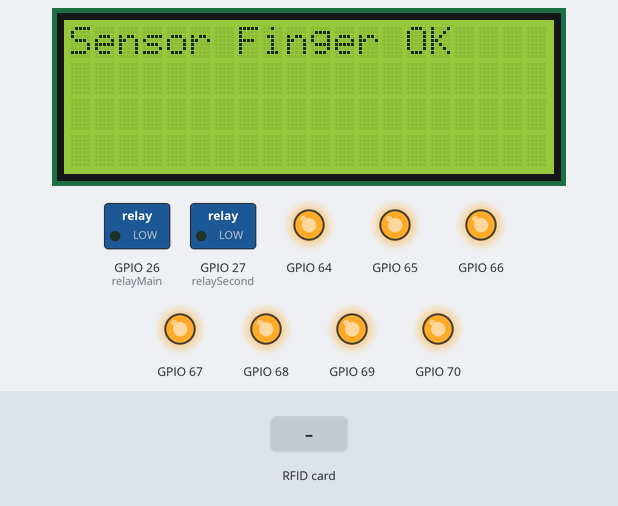
Simulated run of this sketch. Board: ESP32. Shown: 20×4 character LCD, switched loads named in the sketch (green lamp = pin HIGH), output pins drawn as LEDs (lit = HIGH). The inputs (shaded band) are chosen by the test bench.

Above: at 1.2 s.
At 5.8 s:
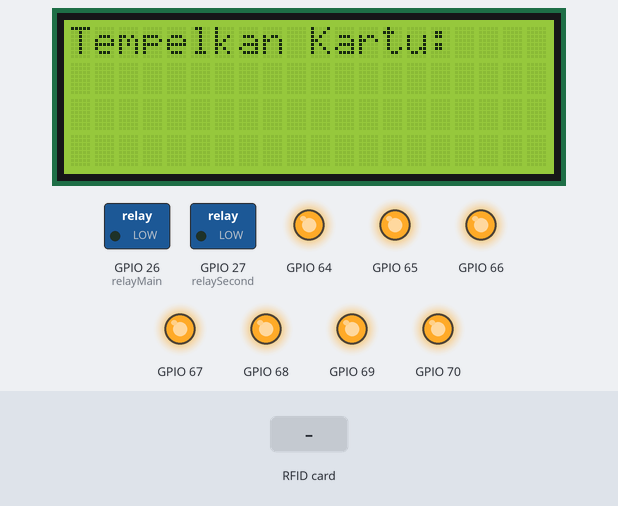
5.9 s: RFID card 12 34 56 78 held to the reader
At 7.3 s:
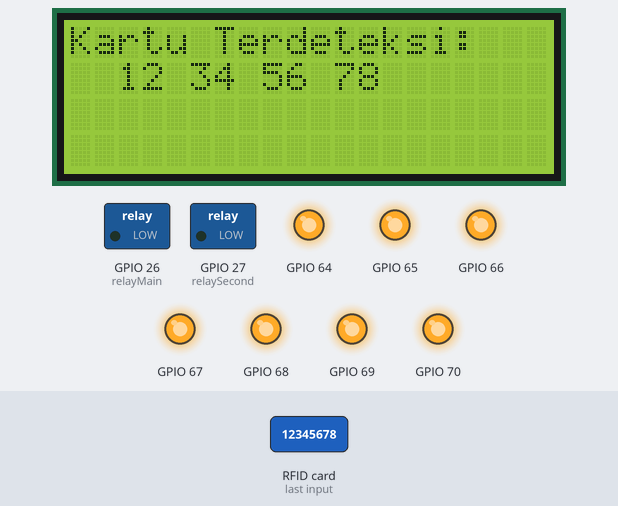
8.9 s: RFID card 5E 7A 19 C4 held to the reader
At 11.4 s:
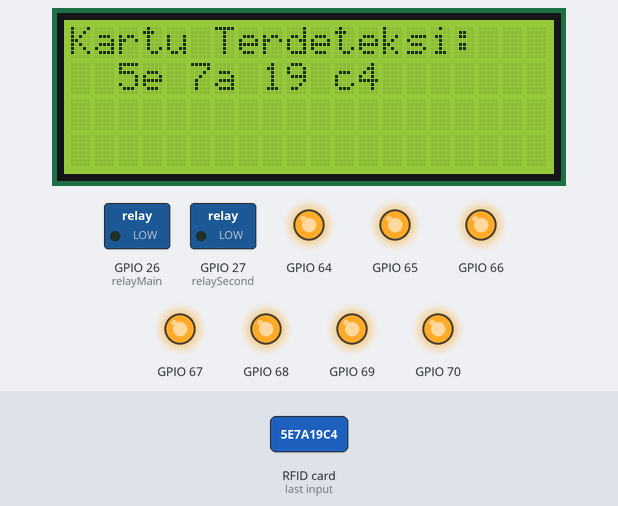
Timing chart, 0 to 12.9 s (numbered marks = the images above; inputs shaded):
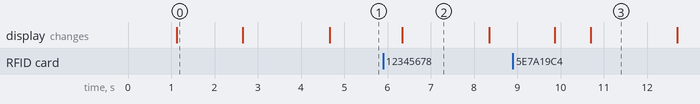

The sketch:

MainCodev2.ino
```cpp
#include <Wire.h>
#include <LiquidCrystal_I2C.h>
#include <SPI.h>
#include <MFRC522.h>
#include <PCF8575.h>
#include <Adafruit_Fingerprint.h>
#include <WiFi.h>
#include <WiFiManager.h>  // oleh tzapu
#define FINGERPRINT_LEDON           0x01
#define FINGERPRINT_LEDOFF          0x02
#define FINGERPRINT_LEDBREATHING    0x03
#define FINGERPRINT_LEDRED          0x04
#define FINGERPRINT_LEDGREEN        0x05
#define FINGERPRINT_LEDBLUE         0x06
#define FINGERPRINT_LEDYELLOW       0x07
#define FINGERPRINT_LEDCYAN         0x08
#define FINGERPRINT_LEDMAGENTA      0x09
#define FINGERPRINT_LEDWHITE        0x0A

class Display {
  private:
    LiquidCrystal_I2C lcd;  // objek LCD sebagai anggota class

  public:
    // Constructor: inisialisasi alamat I2C dan ukuran LCD
    Display() : lcd(0x27, 20, 4) {}

    // Method untuk memulai LCD
    void begin() {
      lcd.init();
      lcd.backlight();
    }

    // Method untuk pengujian LCD
    void testLcd() {
      // Pengetesan backlight
      lcd.backlight();
      delay(500);
      lcd.noBacklight();
      delay(500);
      lcd.backlight();

      // Tes penulisan
      lcd.setCursor(20, 3);
      lcd.print("Starting System..");
      delay(800);
      lcd.clear();

      // Countdown
      lcd.setCursor(8, 1);
      lcd.print("3");
      delay(800);
      lcd.clear();

      lcd.setCursor(8, 1);
      lcd.print("2");
      delay(800);
      lcd.clear();

      lcd.setCursor(8, 1);
      lcd.print("1");
      delay(800);
      lcd.clear();
    }

    // Method tambahan untuk menampilkan teks umum
    void showMessage(const String& message, uint8_t col, uint8_t row) {
      lcd.setCursor(col, row);
      lcd.print(message);
    }

    // Method untuk membersihkan layar
    void clear() {
      lcd.clear();
    }
};

class Relay {
  private:
    const int relayMain   = 26;
    const int relaySecond = 27;

  public:
    // Constructor: set mode dan inisialisasi kondisi awal
    Relay() {
      pinMode(relayMain, OUTPUT);
      pinMode(relaySecond, OUTPUT);
    }

    // Method untuk mengetes kedua relay
    void testRelay() {
      digitalWrite(relayMain, HIGH);
      digitalWrite(relaySecond, HIGH);
      delay(500);

      digitalWrite(relayMain, LOW);
      digitalWrite(relaySecond, LOW);
      delay(500);

      digitalWrite(relayMain, HIGH);
      digitalWrite(relaySecond, HIGH);
      delay(500);

      digitalWrite(relayMain, LOW);
      digitalWrite(relaySecond, LOW);
      delay(500);

      digitalWrite(relayMain, HIGH);
      digitalWrite(relaySecond, HIGH);
    }

    // Method untuk mengaktifkan relay
    void activateMain() {
      digitalWrite(relayMain, LOW);  // tergantung tipe relay, aktif bisa LOW
    }

    void activateSecond() {
      digitalWrite(relaySecond, LOW);
    }

    // Method untuk menonaktifkan relay
    void deactivateMain() {
      digitalWrite(relayMain, HIGH);
    }

    void deactivateSecond() {
      digitalWrite(relaySecond, HIGH);
    }

    // Matikan kedua relay
    void deactivateAll() {
      digitalWrite(relayMain, HIGH);
      digitalWrite(relaySecond, HIGH);
    }

    // Aktifkan kedua relay
    void activateAll() {
      digitalWrite(relayMain, LOW);
      digitalWrite(relaySecond, LOW);
    }
};

class RFIDReader {
  private:
    const uint8_t SS_PIN  = 15;
    const uint8_t RST_PIN = 5;
    MFRC522 rfid;

  public:
    // Constructor: inisialisasi objek MFRC522
    RFIDReader() : rfid(SS_PIN, RST_PIN) {}

    // Inisialisasi modul RFID
    void begin() {
      SPI.begin(18, 19, 23, SS_PIN); // SCK, MISO, MOSI, SS
      rfid.PCD_Init();
    }

    // Fungsi untuk test dengan menampilkan ke LCD
    void testRfid(Display &lcd) {
      lcd.clear();
      lcd.showMessage("Tempelkan Kartu:", 0, 0);
      delay(800);

      // Cek apakah ada kartu baru
      if (!rfid.PICC_IsNewCardPresent() || !rfid.PICC_ReadCardSerial()) return;

      // Buat string UID
      String uidString = "";
      for (byte i = 0; i < rfid.uid.size; i++) {
        if (rfid.uid.uidByte[i] < 0x10) uidString += "0";
        uidString += String(rfid.uid.uidByte[i], HEX);
        if (i < rfid.uid.size - 1) uidString += " ";
      }

      // Tampilkan UID ke LCD
      lcd.clear();
      lcd.showMessage("Kartu Terdeteksi:", 0, 0);
      lcd.showMessage(uidString, 2, 1);
      delay(2000);
      lcd.clear();

      // Stop komunikasi
      rfid.PICC_HaltA();
      rfid.PCD_StopCrypto1();
      delay(1500);
    }

    // Ambil UID kartu sebagai String (tanpa LCD)
    String readUID() {
      if (!rfid.PICC_IsNewCardPresent() || !rfid.PICC_ReadCardSerial()) return "";

      String uidString = "";
      for (byte i = 0; i < rfid.uid.size; i++) {
        if (rfid.uid.uidByte[i] < 0x10) uidString += "0";
        uidString += String(rfid.uid.uidByte[i], HEX);
        if (i < rfid.uid.size - 1) uidString += " ";
      }

      rfid.PICC_HaltA();
      rfid.PCD_StopCrypto1();
      return uidString;
    }

    // Cek apakah kartu ada
    bool isCardPresent() {
      return rfid.PICC_IsNewCardPresent() && rfid.PICC_ReadCardSerial();
    }
};

class KeypadCustom {
  private:
    PCF8575 pcf;
    const byte ROWS = 4;
    const byte COLS = 3;

    char keys[4][3] = {
      {'1','2','3'},
      {'4','5','6'},
      {'7','8','9'},
      {'*','0','#'}
    };

    byte rowPins[4] = {0, 1, 2, 3};  // Baris = input
    byte colPins[3] = {6, 5, 4};     // Kolom = output

    char lastKey = '\0';

  public:
    // Constructor
    KeypadCustom() : pcf(0x20) {}

    // Inisialisasi PCF dan I/O
    void begin() {
      while (!pcf.begin()) {
        Serial.println("PCF8575 Error!");
        delay(2000);
      }

      for (byte c = 0; c < COLS; c++) {
        pcf.write(colPins[c], HIGH); // kolom idle HIGH
      }

      for (byte r = 0; r < ROWS; r++) {
        pcf.write(rowPins[r], HIGH); // baris input pull-up
      }
    }

    // Membaca key yang ditekan (return '\0' jika tidak ada)
    char read() {
      for (byte c = 0; c < COLS; c++) {
        pcf.write(colPins[c], LOW);  // aktifkan kolom

        for (byte r = 0; r < ROWS; r++) {
          if (pcf.read(rowPins[r]) == LOW) {
            lastKey = keys[r][c];
            delay(50);  // debounce
            while (pcf.read(rowPins[r]) == LOW);  // tunggu tombol dilepas
            pcf.write(colPins[c], HIGH);
            return lastKey;
          }
        }

        pcf.write(colPins[c], HIGH);
      }

      return '\0';
    }

    // Mengecek apakah tombol terakhir adalah karakter tertentu
    bool key(char c) {
      return lastKey == c;
    }

    // Reset nilai lastKey
    void clearLastKey() {
      lastKey = '\0';
    }

    // Method testKeypad: tampilkan tombol yang ditekan di Display
    void testKeypad(Display &lcd) {
      char key = read();
      if (key != '\0') {
        lcd.clear();
        lcd.showMessage("Tombol ditekan:", 0, 0);
        lcd.showMessage(String(key), 7, 1);
      }
    }
};

class FingerprintSensor {
  private:
    HardwareSerial mySerial;
    Adafruit_Fingerprint finger;
    Display &lcd;  // referensi ke display eksternal

  public:
    // Constructor
    FingerprintSensor(Display &displayRef)
      : mySerial(2), finger(&mySerial), lcd(displayRef) {}

    // Inisialisasi sensor fingerprint
    void begin() {
      mySerial.begin(57600, SERIAL_8N1, 16, 17);
      finger.begin(57600);

      if (finger.verifyPassword()) {
        lcd.showMessage("Sensor Finger OK", 0, 0);
      } else {
        lcd.showMessage("Sensor Finger FAIL", 0, 0);
      }
      delay(1500);
      lcd.clear();
    }

    // Method pengetesan sederhana - ambil 1 gambar jari
    void testCapture() {
      lcd.clear();
      lcd.showMessage("Letakkan jari...", 0, 0);
      delay(800);
      lcd.clear();

      int result = finger.getImage();
      if (result == FINGERPRINT_OK) {
        lcd.showMessage("Gambar diterima", 0, 1);
      } else if (result == FINGERPRINT_NOFINGER) {
        lcd.showMessage("Tidak ada jari", 0, 1);
      } else if (result == FINGERPRINT_IMAGEFAIL) {
        lcd.showMessage("Gagal ambil gambar", 0, 1);
      } else {
        lcd.showMessage("Error kode: " + String(result), 0, 1);
      }

      delay(2000);
      lcd.clear();
    }

    void enrollFingerSecure(uint8_t id) {
      lcd.clear();
      lcd.showMessage("Daftar ID: " + String(id), 0, 0);
      delay(1000);

      // Cek apakah ID sudah dipakai
      if (finger.loadModel(id) == FINGERPRINT_OK) {
        lcd.showMessage("ID sudah dipakai", 0, 1);
        delay(2000);
        lcd.clear();
        return;
      }

      // Gambar pertama
      lcd.showMessage("Letakkan jari", 0, 1);
      finger.LEDcontrol(true);  // Nyalakan LED
      while (finger.getImage() != FINGERPRINT_OK);
      finger.LEDcontrol(false); // Matikan LED setelah gambar diambil
      if (finger.image2Tz(1) != FINGERPRINT_OK) {
        lcd.showMessage("Gagal gambar 1", 0, 1);
        delay(2000);
        lcd.clear();
        return;
      }

      lcd.showMessage("Angkat jari...", 0, 1);
      delay(2000);
      while (finger.getImage() != FINGERPRINT_NOFINGER);

      // Gambar kedua
      lcd.showMessage("Ulangi jari", 0, 1);
      while (finger.getImage() != FINGERPRINT_OK);
      if (finger.image2Tz(2) != FINGERPRINT_OK) {
        lcd.showMessage("Gagal gambar 2", 0, 1);
        delay(2000);
        lcd.clear();
        return;
      }

      // Cocokkan template
      if (finger.createModel() != FINGERPRINT_OK) {
        lcd.showMessage("Tidak cocok, ulangi", 0, 1);
        delay(2000);
        lcd.clear();
        return;
      }

      // Simpan model ke ID
      if (finger.storeModel(id) != FINGERPRINT_OK) {
        lcd.showMessage("Gagal simpan data", 0, 1);
        delay(2000);
        lcd.clear();
        return;
      }

      // Verifikasi ulang untuk memastikan jari sama
      lcd.showMessage("Verifikasi ulang...", 0, 1);
      delay(1500);

      // Minta jari kembali
      lcd.clear();
      lcd.showMessage("Tempel jari lagi", 0, 0);
      while (finger.getImage() != FINGERPRINT_OK);
      if (finger.image2Tz(1) != FINGERPRINT_OK) {
        lcd.showMessage("Gagal verifikasi", 0, 1);
        delay(2000);
        lcd.clear();
        return;
      }
      if (finger.fingerSearch() != FINGERPRINT_OK || finger.fingerID != id) {
        lcd.showMessage("Gagal cocok ulang", 0, 1);
        // Hapus data karena hasil verifikasi gagal
        finger.deleteModel(id);
        delay(2000);
        lcd.clear();
        return;
      }

      // Jika berhasil
      lcd.showMessage("Daftar Berhasil!", 0, 1);
      delay(2000);
      lcd.clear();
    }

    // Method pembacaan ID jika ada jari
    int readID() {
      if (finger.getImage() != FINGERPRINT_OK) return -1;
      if (finger.image2Tz() != FINGERPRINT_OK) return -1;
      if (finger.fingerSearch() != FINGERPRINT_OK) return -1;

      return finger.fingerID;
    }

    // Method debugging: tampilkan ID ke display
    void testMatch() {
      lcd.clear();
      lcd.showMessage("Tempelkan jari...", 0, 0);
      delay(500);
      int id = readID();
      if (id >= 0) {
        lcd.showMessage("ID ditemukan: " + String(id), 0, 1);
      } else {
        lcd.showMessage("ID tidak ditemukan", 0, 1);
      }

      delay(2000);
      lcd.clear();
    }

    // Method status jumlah template terdaftar
    void printTemplateCount() {
      finger.getTemplateCount();
      lcd.clear();
      lcd.showMessage("Template: " + String(finger.templateCount), 0, 0);
      delay(2000);
      lcd.clear();
    }

    // Method untuk menghapus seluruh template
    void deleteAll() {
      lcd.clear();
      lcd.showMessage("Menghapus semua...", 0, 0);

      if (finger.emptyDatabase() == FINGERPRINT_OK) {
        lcd.showMessage("Template dihapus", 0, 1);
      } else {
        lcd.showMessage("Gagal hapus data", 0, 1);
      }

      delay(2000);
      lcd.clear();
    }
};

class WiFiHandler {
  private:
    WiFiManager wm;
    char blynkToken[34]; // Token maksimal 32 karakter + null
    WiFiManagerParameter custom_blynk;

  public:
    // Constructor
    WiFiHandler() : custom_blynk("blynk", "Blynk Token", "", 33) {}

    // Memulai koneksi dan menampilkan portal jika perlu
    void begin(const char* apName = "ESP32_Config", const char* apPassword = "12345678") {
      // Tambahkan parameter Blynk ke form konfigurasi
      wm.addParameter(&custom_blynk);

      // Coba konek otomatis, jika gagal maka tampilkan portal
      if (!wm.autoConnect(apName, apPassword)) {
        Serial.println("Gagal konek ke WiFi");
        delay(3000);
        ESP.restart();
      }

      Serial.println("WiFi Terkoneksi.");
      Serial.println("IP: " + WiFi.localIP().toString());

      // Ambil input Blynk token dari form
      strncpy(blynkToken, custom_blynk.getValue(), sizeof(blynkToken));
      Serial.println("Token Blynk: " + String(blynkToken));
    }

    // Mendapatkan token Blynk
    String getBlynkToken() {
      return String(blynkToken);
    }

    // Cek status koneksi WiFi
    bool isConnected() {
      return WiFi.status() == WL_CONNECTED;
    }

    // Reset konfigurasi WiFi & token
    void resetSettings() {
      wm.resetSettings();     // Hapus kredensial yang tersimpan
      delay(1000);
      ESP.restart();
    }

    // Menampilkan SSID yang terkoneksi
    String getSSID() {
      return WiFi.SSID();
    }

    // Menampilkan IP saat ini
    String getIP() {
      return WiFi.localIP().toString();
    }
};

// --- Deklarasi objek secara global ---
Display myDisplay;
Relay doorRelay;
RFIDReader myRfid;
KeypadCustom keypad;
FingerprintSensor fp(myDisplay);
WiFiHandler wifi;

void setup() {
  Serial.begin(115200);
  myDisplay.begin();
  myRfid.begin();
  keypad.begin();
  fp.begin();
  fp.printTemplateCount();
  // wifi.begin(); // akan otomatis connect atau buka portal config
  // String token = wifi.getBlynkToken();

  // myDisplay.testLcd();
  // doorRelay.testRelay();
}

void loop() {
  myRfid.testRfid(myDisplay);

  // char key = keypad.read();
  // if (key == '1') {
  //   fp.enrollFingerSecure(1);
  // } if (key == '2') {
  //   fp.enrollFingerSecure(2);
  // } if (key == '3') {
  //   fp.enrollFingerSecure(3);
  // } if (key == '4') {
  //   fp.enrollFingerSecure(4);
  // } if (key == '5') {
  //   fp.printTemplateCount();
  // } if (key == '6') {
  //   fp.testMatch();
  // } if (key == '7') {
  //   fp.readID();
  // } if (key == '8') {
  //   fp.testCapture();
  // } if (key == '*') {
  //   fp.deleteAll();
  // }
  // int id = fp.readID();
  // if (id >= 1) {
  //   doorRelay.activateAll();
  //   delay(3000);
  // } else {
  //   doorRelay.deactivateAll();
  // }
}
```

Measured:
- after the input at 5.9 s, the display: changes after 0.44 s (image 2)
- after the input at 8.9 s, the display: first differs from a run without the input after 1.8 s (image 3)
- what the display in image 0 shows lasts 1.5 s, from 1.1 s to 2.6 s
- what the display in image 2 shows lasts 2.0 s, from 6.3 s to 8.3 s
